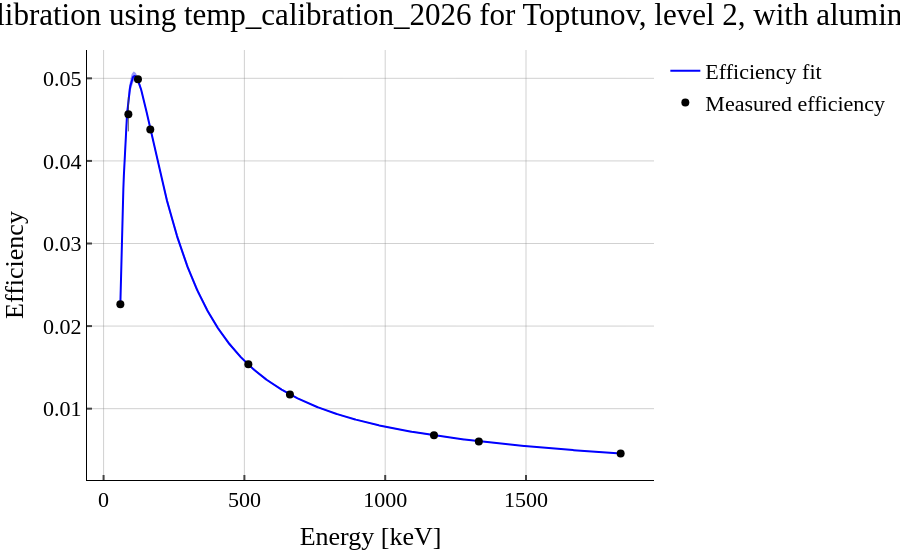

The notebook cell saved with this chart:
### Code cell
calib = HPGeCalibration(
    detector_name='Toptunov',
    calibration_name='temp_calibration_2026',
    level=2,
)
print(calib.evaluate_efficiency_at_energy(140))

calib.get_plot().show()

### Figure 1 — Plotly figure (JSON) as saved in the notebook; plotly's stock layout.template omitted (floating-point values rounded to 4 significant figures; data arrays with more than 128 entries replaced by an {"elided": "..."} marker saying what was removed)
{"data": [{"error_x": {"color": "rgba(63, 63, 63, 0.81)", "thickness": 1, "width": 0}, "error_y": {"color": "rgba(63, 63, 63, 0.81)", "thickness": 1, "width": 0}, "line": {"color": "blue", "width": 2}, "mode": "lines", "name": "Efficiency fit", "type": "scatter", "x": {"elided": "1000 float values"}, "y": {"elided": "1000 float values"}}, {"error_x": {"color": "rgba(63, 63, 63, 0.81)", "thickness": 1, "width": 0}, "error_y": {"color": "rgba(63, 63, 63, 0.81)", "thickness": 1, "width": 0}, "fill": "toself", "fillcolor": "rgba(0,0,255,0.4)", "hoverinfo": "skip", "line": {"color": "rgba(255,255,255,0)"}, "showlegend": false, "type": "scatter", "x": {"elided": "2000 float values"}, "y": {"elided": "2000 float values"}}, {"error_x": {"color": "rgba(63, 63, 63, 0.81)", "thickness": 1, "width": 0}, "error_y": {"array": [0.000325, 0.002083, 0.0003767, 0.0003754, 0.0002603, 0.0001002, 9.632e-05, 8.583e-05, 4.656e-05], "color": "rgba(63, 63, 63, 0.81)", "thickness": 1, "type": "data", "visible": true, "width": 0}, "marker": {"color": "black", "size": 8}, "mode": "markers", "name": "Measured efficiency", "type": "scatter", "x": [59.54, 88.03, 122.1, 165.9, 514.0, 661.7, 1173.0, 1332.0, 1836.0], "y": [0.02264, 0.04566, 0.0499, 0.0438, 0.01538, 0.01172, 0.006781, 0.006034, 0.004572]}], "layout": {"title": {"text": "Efficiency Calibration using temp_calibration_2026 for Toptunov, level 2, with aluminum foil: False"}, "xaxis": {"title": {"text": "Energy [keV]"}}, "yaxis": {"title": {"text": "Efficiency"}}}}
